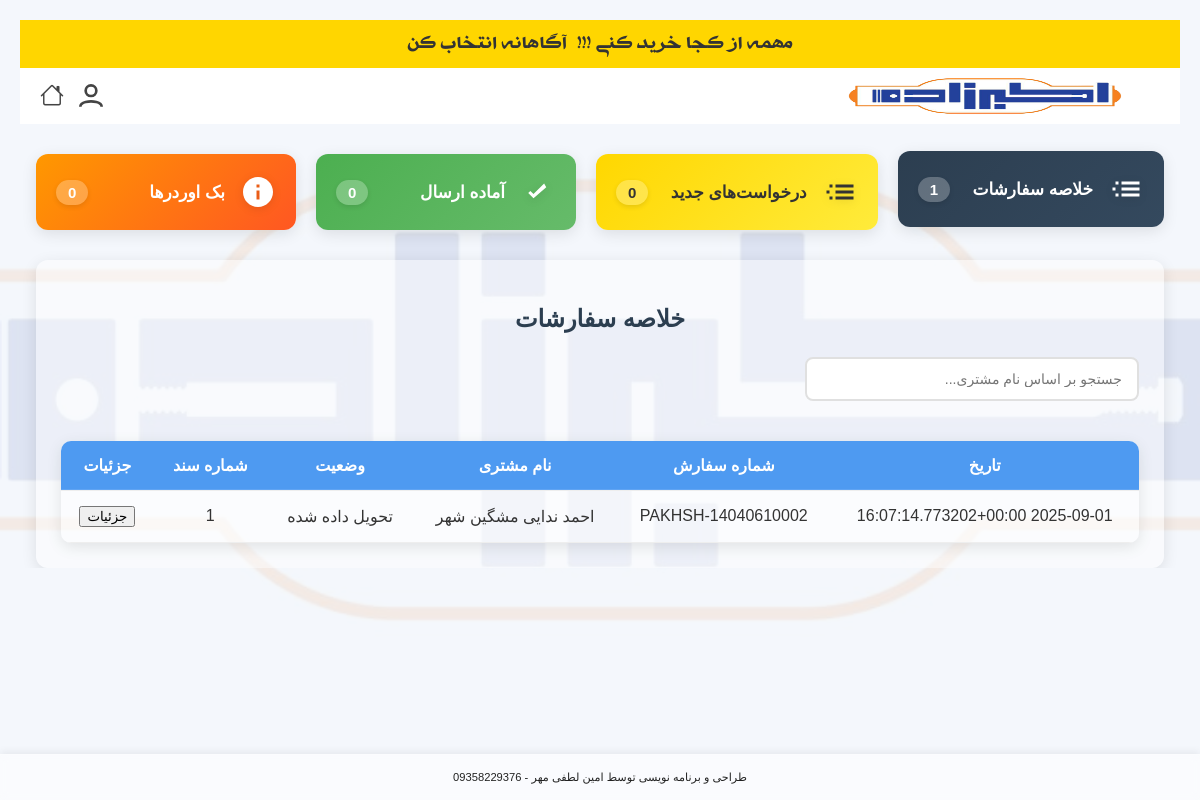
The app's page /warehouse/ (signed in), older data.
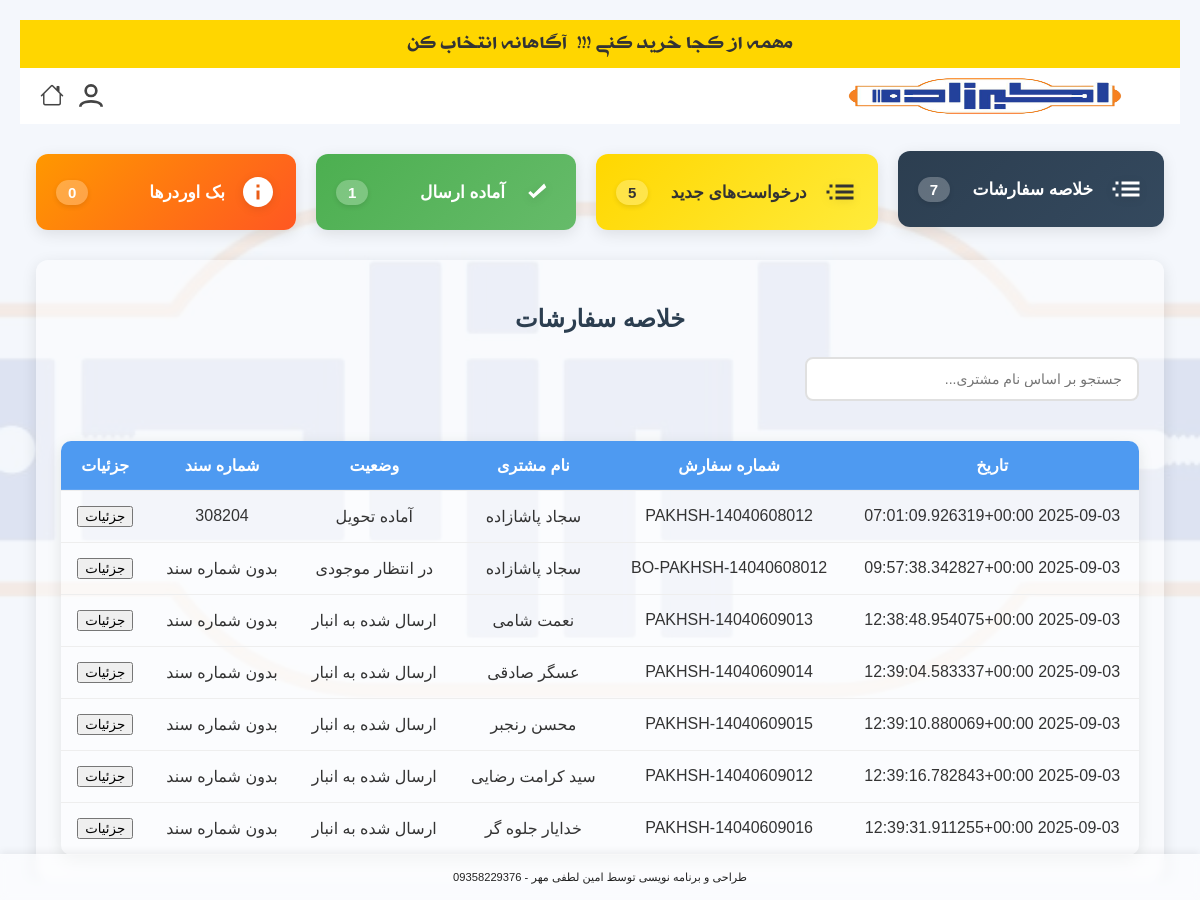
The same page, newer data.
### products/models.py (models this page shows, shortened)
class Order(models.Model):
    STATUS_CHOICES = [
        ('cart', 'سبد خرید'),
        ('pending', 'در انتظار تأیید'),
        ('warehouse', 'ارسال شده به انبار'),
        ('ready', 'آماده تحویل'),
        ('delivered', 'تحویل داده شده'),
        ('parent', 'تفکیک شده به انبارها'),
        ('completed', 'نهایی شده'),
        ('backorder', 'در انتظار موجودی'),
        ('waiting_for_customer_shipment', 'در انتظار ارسال به مشتری'),
        ('sent_to_warehouse', ' ارسال شده به انبار از بک اوردر'),
        ('waiting_for_warehouse_confirmation', 'در انتظار تایید انباردار'),
    ]
    order_number = models.CharField(
        max_length=100,
        unique=True,
        verbose_name="شماره درخواست",
        blank=True,
        null=True
    )
    document_number = models.CharField(
        max_length=100,
        blank=True,
        null=True,
        verbose_name="شماره سند"
    )
    package_count = models.PositiveIntegerField(
        default=0,
        null=True,
        blank=True,
        verbose_name="تعداد بسته"
    )
    courier_name = models.CharField(
        max_length=100,
        blank=True,
        null=True,
        verbose_name="نام پیک"
    )
    visitor_name = models.CharField(max_length=100, verbose_name="نام ویزیتور")
    customer = models.ForeignKey(
        Customer,
        on_delete=models.PROTECT,   # پیشنهاد امنیتی: سفارش بدون مشتری باقی نماند
        verbose_name="مشتری"
    )
    created_at = models.DateTimeField(auto_now_add=True, verbose_name="تاریخ ثبت")
    updated_at = models.DateTimeField(auto_now=True, verbose_name="تاریخ به‌روزرسانی")
    payment_term = models.CharField(
        max_length=10,
        choices=Product.PAYMENT_TERMS_CHOICES,
        verbose_name="شرایط تسویه"
    )
    status = models.CharField(
        max_length=100,
        choices=STATUS_CHOICES,
        default='pending',
        verbose_name="وضعیت سفارش"
    )
    parent = models.ForeignKey(
        'self',
        on_delete=models.SET_NULL,
        null=True,
        blank=True,
        related_name='children',
        verbose_name="سفارش مادر (قدیمی)"
    )
    is_sub_order = models.BooleanField(default=False, verbose_name="آیا زیرسفارش است؟ (قدیمی)")
    parent_order = models.ForeignKey(
        'self',
        on_delete=models.SET_NULL,
        null=True,
        blank=True,
        related_name='sub_orders',
        verbose_name="سفارش والد (جدید)"
    )
    warehouse = models.ForeignKey(
        'Warehouse',
        null=True,
        blank=True,
        on_delete=models.SET_NULL,
        related_name='orders',
        verbose_name="انبار"
    )
    total_price = models.DecimalField(
        max_digits=100,
        decimal_places=0,
        default=0,
        verbose_name="جمع کل سفارش"
    )
    @property
    def customer_name(self):
        if self.customer:
            return f"{self.customer.first_name} {self.customer.last_name}"
    class Meta:
        constraints = [
            models.UniqueConstraint(
                fields=['document_number'],
                name='unique_document_number',
                condition=models.Q(document_number__isnull=False) & ~models.Q(document_number='')
            )
        ]

class Customer(models.Model):
    first_name = models.CharField(max_length=100, verbose_name="نام")
    last_name = models.CharField(max_length=100, verbose_name="نام خانوادگی")
    store_name = models.CharField(max_length=255, blank=True, null=True, verbose_name="نام فروشگاه")
    phone = models.CharField(max_length=20, blank=True, null=True, verbose_name="تلفن ثابت")
    mobile = models.CharField(
        max_length=20,
        unique=True,
        verbose_name="شماره موبایل",
        error_messages={
            'unique': 'مشتری دیگری با این شماره همراه قبلاً ثبت شده است.'
        }
    )
    province = models.ForeignKey(Province, on_delete=models.CASCADE, verbose_name="استان")
    county = models.ForeignKey(County, on_delete=models.CASCADE, verbose_name="شهرستان")
    address = models.TextField(blank=True, null=True, verbose_name="آدرس")
    created_by = models.ForeignKey(
        User, on_delete=models.SET_NULL, null=True, related_name='created_customers', verbose_name="ایجاد شده توسط"
    )
    user = models.OneToOneField(
        User, on_delete=models.SET_NULL, null=True, blank=True, related_name='customer_profile', verbose_name="کاربر مرتبط"
    )
    created_at = models.DateTimeField(auto_now_add=True, verbose_name="تاریخ ایجاد")
    class Meta:
        verbose_name = "مشتری"
        verbose_name_plural = "مشتریان"

### products/views.py (the view, shortened to what this page needs)
# urls.py: path('warehouse/', views.warehouse_panel, name='warehouse_panel'),
@login_required
def warehouse_panel(request):
    try:
        warehouse = Warehouse.objects.get(user=request.user)
        one_week_ago = timezone.now() - timezone.timedelta(days=7)
        all_orders = Order.objects.filter(
            parent_order__isnull=False,  # فقط زیرسفارش‌ها
            items__warehouse=warehouse,  # فقط آیتم‌های مربوط به این انبار
            created_at__gte=one_week_ago  # فقط سفارش‌های یک هفته اخیر
        ).distinct().prefetch_related(
            'items',
            'items__product',
            'items__warehouse'
        )
        new_orders = Order.objects.filter(
            parent_order__isnull=False,
            items__warehouse=warehouse,
            items__warehouse_status='pending',
            created_at__gte=one_week_ago
        ).exclude(status='backorder').distinct().prefetch_related(
            'items',
            'items__product',
            'items__warehouse'
        )
        waiting_for_stock_orders = Order.objects.filter(
            Q(parent_order__isnull=False) &
            Q(items__warehouse=warehouse) &
            (Q(items__warehouse_status='backorder') | Q(items__warehouse_status='pending_supply')) &
            Q(created_at__gte=one_week_ago)
        ).distinct().prefetch_related(
            'items',
            'items__product',
            'items__warehouse'
        )
        waiting_for_confirmation_orders = Order.objects.filter(
            Q(parent_order__isnull=False) &
            Q(items__warehouse=warehouse) &
            Q(items__warehouse_status='waiting_for_warehouse_confirmation') &
            Q(created_at__gte=one_week_ago)
        ).distinct().prefetch_related(
            'items',
            'items__product',
            'items__warehouse'
        )
        print(f"waiting_for_confirmation_orders query result count: {waiting_for_confirmation_orders.count()}")
        for order in waiting_for_confirmation_orders:
            print(f"Order {order.id} - Items: {order.items.count()}")
        ready_orders = Order.objects.filter(
            Q(parent_order__isnull=False) &
            Q(items__warehouse=warehouse) &
            Q(items__warehouse_status='ready') &
            Q(status='ready') &
            Q(created_at__gte=one_week_ago)
        ).distinct().prefetch_related(
            'items',
            'items__product',
            'items__warehouse'
        )
        for order in all_orders:
            order.filtered_items = order.items.filter(warehouse=warehouse)
            order.total_price = sum((item.price * (item.allocated_quantity or item.requested_quantity)) for item in order.filtered_items if item.price and (item.allocated_quantity or item.requested_quantity))
        for order in new_orders:
            order.filtered_items = order.items.filter(
                Q(warehouse=warehouse) &
                Q(warehouse_status='pending')
            )
            order.total_price = sum((item.price * (item.allocated_quantity or item.requested_quantity)) for item in order.filtered_items if item.price and (item.allocated_quantity or item.requested_quantity))
        for order in ready_orders:
            order.filtered_items = order.items.filter(
                Q(warehouse=warehouse) &
                Q(warehouse_status='ready')
            )
            order.total_price = sum((item.price * (item.allocated_quantity or item.requested_quantity)) for item in order.filtered_items if item.price and (item.allocated_quantity or item.requested_quantity))
        for order in waiting_for_stock_orders:
            order.filtered_items = order.items.filter(
                Q(warehouse=warehouse) &
                (Q(warehouse_status='backorder') | Q(warehouse_status='pending_supply'))
            )
            order.total_price = sum((item.price * (item.allocated_quantity or item.requested_quantity)) for item in order.filtered_items if item.price and (item.allocated_quantity or item.requested_quantity))
        context = {
            'warehouse': warehouse,
            'all_orders': all_orders, # اگر همچنان به این نیاز دارید
            'new_orders': new_orders,
            'ready_orders': ready_orders,
            'waiting_for_stock_orders': waiting_for_stock_orders,
            'backorder_orders': waiting_for_stock_orders, # همچنان برای سازگاری نامی حفظ شد
            'waiting_for_confirmation_orders': waiting_for_confirmation_orders, # 👈 اضافه شدن به کانتکست
        }
        return render(request, 'products/warehouse_panel.html', context)
    except Warehouse.DoesNotExist:
        messages.error(request, 'شما دسترسی به پنل انبار را ندارید. لطفا با مدیر سیستم تماس بگیرید.')
        return redirect('products:login')
    except Exception as e: # برای گرفتن هر خطای غیرمنتظره دیگر
        import traceback
        traceback.print_exc() # این خط را برای دیباگ نگه دارید
        messages.error(request, f'خطای غیرمنتظره در پنل انبار: {e}')
        return redirect('products:login')

### products/templates/products/warehouse_panel.html (shortened to what this page needs)
{% extends 'products/base.html' %}
{% load custom_filters %}
{% block content %}
<div class="tiles-container">
  <div class="tile-card tile-all" onclick="openTab('AllOrders')">
    <svg class="tile-icon" fill="currentColor" xmlns="http://www.w3.org/2000/svg" viewBox="0 0 24 24">
      <path d="M3 13h2v-2H3v2zm2 4h2v-2H5v2zm0-8h2V7H5v2zm4 8h12v-2H9v2zm0-4h12v-2H9v2zm0-6v2h12V7H9z"/>
    </svg>
    <span class="tile-title">خلاصه سفارشات</span>
    <span class="tile-count">{{ all_orders.count }}</span>
  </div>
  <div class="tile-card tile-new" onclick="openTab('NewOrders')">
    <svg class="tile-icon" fill="currentColor" xmlns="http://www.w3.org/2000/svg" viewBox="0 0 24 24">
      <path d="M3 13h2v-2H3v2zm2 4h2v-2H5v2zm0-8h2V7H5v2zm4 8h12v-2H9v2zm0-4h12v-2H9v2zm0-6v2h12V7H9z"/>
    </svg>
    <span class="tile-title">درخواست‌های جدید</span>
    <span class="tile-count">{{ new_orders.count }}</span>
  </div>
  <div class="tile-card tile-ready" onclick="openTab('ReadyOrders')">
    <svg class="tile-icon" fill="currentColor" xmlns="http://www.w3.org/2000/svg" viewBox="0 0 24 24">
      <path d="M9 16.2l-3.5-3.5 1.41-1.41L9 13.38l7.09-7.09L17.5 8.8z"/>
    </svg>
    <span class="tile-title">آماده ارسال</span>
    <span class="tile-count">{{ ready_orders.count }}</span>
  </div>
  <div class="tile-card tile-backorder" onclick="openTab('WaitingForConfirmationOrders')">
    <svg class="tile-icon" fill="currentColor" xmlns="http://www.w3.org/2000/svg" viewBox="0 0 24 24">
        <path d="M12 2C6.48 2 2 6.48 2 12s4.48 10 10 10 10-4.48 10-10S17.52 2 12 2zm1 15h-2v-6h2v6zm0-8h-2V7h2v2z"/>
    </svg>
    <span class="tile-title"> بک اوردرها </span>
    <span class="tile-count">{{ waiting_for_confirmation_orders.count }}</span>
  </div>
</div>
<div id="AllOrders" class="tabcontent">
  <h2>خلاصه سفارشات</h2>
  <input type="text" class="search-box" placeholder="جستجو بر اساس نام مشتری..." onkeyup="searchOrders(this.value, 'all-orders')">
  <table class="orders-table" id="all-orders">
    <thead>
      <tr>
        <th>تاریخ</th>
        <th>شماره سفارش</th>
        <th>نام مشتری</th>
        <th>وضعیت</th>
        <th>شماره سند</th>
        <th>جزئیات</th>
      </tr>
    </thead>
    <tbody>
      {% for order in all_orders %}
      <tr class="order-row">
        <td>{{ order.created_at|jformat:"%Y/%m/%d" }}</td>
        <td>{{ order.order_number }}</td>
        <td class="customer-name">{{ order.customer_name }}</td>
        <td><span class="order-status status-{{ order.status }}">{{ order.get_status_display }}</span></td>
        <td>{{ order.document_number|default:"بدون شماره سند" }}</td>
        <td>
          <button class="action-button details-button" onclick="toggleDetails('all-details-{{ order.id }}')">جزئیات</button>
        </td>
      </tr>
      {% empty %}
      <tr>
        <td colspan="6">هیچ سفارشی یافت نشد.</td>
      </tr>
      {% endfor %}
    </tbody>
  </table>
</div>
{% endblock %}

### products/templates/products/base.html (shortened to what this page needs)
<!DOCTYPE html>
<html lang="fa" dir="rtl">
<head>
    {% load static %}
    {% load custom_filters %}
    <link rel="stylesheet" href="https://cdnjs.cloudflare.com/ajax/libs/font-awesome/5.15.4/css/all.min.css">
<link href='https://unpkg.com/boxicons@2.1.4/css/boxicons.min.css' rel='stylesheet'>
<link rel="stylesheet" href="https://cdn.jsdelivr.net/npm/bootstrap-icons@1.10.5/font/bootstrap-icons.css">
</head>
<body class="{% if request.user.groups.all.0.name == 'مشتری' %}is-customer{% elif request.user.groups.all.0.name == 'ویزیتور' %}is-visitor{% endif %}">
<div class="promo-topbar">
    <span> مهمه از کجا خرید کنی !!! </span>
    <img src="" alt="Promo Logo" class="promo-logo"> <span>آگاهانه انتخاب کن</span>
</div>
<div class="dk-header-bg">
<div class="dk-header-main" style="order: 2;">
        <div class="dk-header-logo" style="order:1;">
            <a href="{% if user.is_authenticated and user.groups.all.0.name == 'مدیر' %}
                        {% url 'products:manager_dashboard' %}
                    {% elif user.is_authenticated and user.groups.all.0.name == 'انباردار' %}
                        {% url 'products:warehouse_panel' %}
                    {% elif user.is_authenticated and user.groups.all.0.name == 'حسابداری' %}
                        {% url 'products:accounting_panel' %}
                    {% else %}
                        {% url 'products:product_list' %}
                    {% endif %}">
                <img src="{% static 'images/apg_logo.png' %}" alt="APG Logo">
            </a>
        </div>
        <div class="dk-header-icons" style="order:3;">
            {% block header_icons %}
            <div id="profile-icon-container" style="position:relative;">
                <button id="profile-icon-btn" class="dk-header-icon-btn" type="button" style="background:none; border:none;">
                    <svg><use xlink:href="#profileOff"></use></svg>
                </button>
            </div>
            {% endblock header_icons %}
            <a href="{% if user.is_authenticated and user.groups.all.0.name == 'مدیر' %}
                        {% url 'products:manager_dashboard' %}
                    {% elif user.is_authenticated and user.groups.all.0.name == 'انباردار' %}
                        {% url 'products:warehouse_panel' %}
                    {% elif user.is_authenticated and user.groups.all.0.name == 'حسابداری' %}
                        {% url 'products:accounting_panel' %}
                    {% else %}
                        {% url 'products:product_list' %}
                    {% endif %}" class="dk-header-icon-btn" title="خانه" style="margin-right:1px;">
                <i class="bi bi-house" style="font-size:24px;color:#444;"></i>
            </a>
        </div>
    </div>
</div>
<div class="container">
    {% block content %}
    {% endblock %}
</div>
<div class="footer-bar">
    طراحی و برنامه نویسی توسط امین لطفی مهر - 09358229376
</div>
</body>
</html>

Row changes from the older to the newer data that the page shows:
removed Order: created_at|jformat "2025-09-01 16:07:14.773202+00:00", order_number "PAKHSH-14040610002", customer_name "احمد ندایی مشگین شهر", status "تحویل داده شده", document_number "1"
added Order: created_at|jformat "2025-09-03 07:01:09.926319+00:00", order_number "PAKHSH-14040608012", customer_name "سجاد پاشازاده", status "آماده تحویل", document_number "308204"
added Order: created_at|jformat "2025-09-03 09:57:38.342827+00:00", order_number "BO-PAKHSH-14040608012", customer_name "سجاد پاشازاده", status "در انتظار موجودی", document_number "بدون شماره سند"
added Order: created_at|jformat "2025-09-03 12:38:48.954075+00:00", order_number "PAKHSH-14040609013", customer_name "نعمت شامی", status "ارسال شده به انبار", document_number "بدون شماره سند"
added Order: created_at|jformat "2025-09-03 12:39:04.583337+00:00", order_number "PAKHSH-14040609014", customer_name "عسگر صادقی", status "ارسال شده به انبار", document_number "بدون شماره سند"
added Order: created_at|jformat "2025-09-03 12:39:10.880069+00:00", order_number "PAKHSH-14040609015", customer_name "محسن رنجبر", status "ارسال شده به انبار", document_number "بدون شماره سند"
added Order: created_at|jformat "2025-09-03 12:39:16.782843+00:00", order_number "PAKHSH-14040609012", customer_name "سید کرامت رضایی", status "ارسال شده به انبار", document_number "بدون شماره سند"
added Order: created_at|jformat "2025-09-03 12:39:31.911255+00:00", order_number "PAKHSH-14040609016", customer_name "خدایار جلوه گر", status "ارسال شده به انبار", document_number "بدون شماره سند"
Text that changed along with them:
{{ all_orders.count }}: "1" → "7"
{{ new_orders.count }}: "0" → "5"
{{ ready_orders.count }}: "0" → "1"
